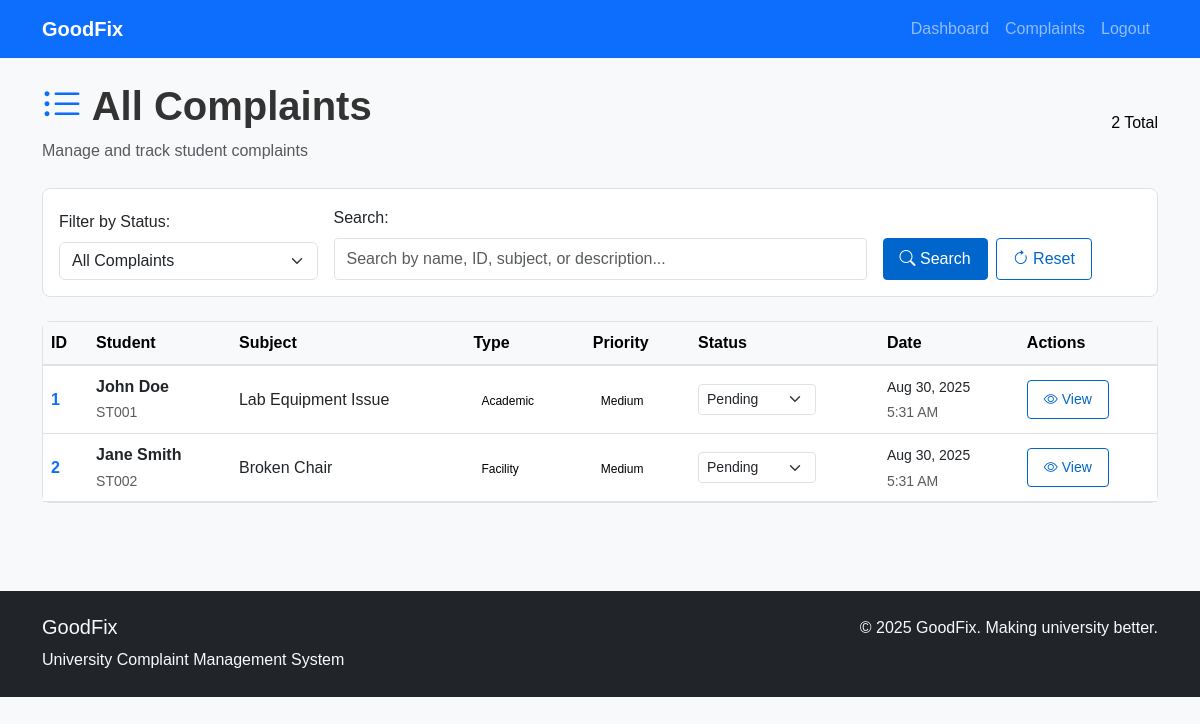
Screenshot of /admin/view_complaints.php (signed in) with the database file from the repository.
### tables this page shows
CREATE TABLE complaints (
    id INT PRIMARY KEY AUTO_INCREMENT,
    student_name VARCHAR(100) NOT NULL,
    student_id VARCHAR(20) NOT NULL,
    email VARCHAR(100) NOT NULL,
    faculty VARCHAR(50) NOT NULL,
    complaint_type VARCHAR(50) NOT NULL,
    subject VARCHAR(200) NOT NULL,
    description TEXT NOT NULL,
    status ENUM('pending', 'in_progress', 'resolved', 'closed') DEFAULT 'pending',
    priority ENUM('low', 'medium', 'high', 'urgent') DEFAULT 'medium',
    submitted_at TIMESTAMP DEFAULT CURRENT_TIMESTAMP,
    updated_at TIMESTAMP DEFAULT CURRENT_TIMESTAMP ON UPDATE CURRENT_TIMESTAMP
);

### admin/view_complaints.php (the view, shortened to what this page needs)
<?php
include '../includes/header.php';
include '../includes/db.php';
$filter = isset($_GET['filter']) ? $_GET['filter'] : '';
$search = isset($_GET['search']) ? trim($_GET['search']) : '';
$page = isset($_GET['page']) ? max(1, (int)$_GET['page']) : 1;
$per_page = 10;
$offset = ($page - 1) * $per_page;
$where_conditions = [];
$params = [];
$where_clause = $where_conditions ? 'WHERE ' . implode(' AND ', $where_conditions) : '';
$count_query = "SELECT COUNT(*) as total FROM complaints $where_clause";
$stmt = $pdo->prepare($count_query);
$stmt->execute($params);
$total_complaints = $stmt->fetch()['total'];
$query = "SELECT * FROM complaints $where_clause ORDER BY submitted_at DESC LIMIT $per_page OFFSET $offset";
$stmt = $pdo->prepare($query);
$stmt->execute($params);
$complaints = $stmt->fetchAll();
?>
<main>
    <div class="container py-4">
        <div class="d-flex justify-content-between align-items-center mb-4">
            <div>
                <h1 class="fw-bold">
                    <i class="bi bi-list-ul text-primary"></i> All Complaints
                </h1>
                <p class="text-muted mb-0">Manage and track student complaints</p>
            </div>
            <div>
                <span class="text-black"><?php echo $total_complaints; ?> Total</span>
            </div>
        </div>
        <div class="card mb-4">
            <div class="card-body">
                <form method="GET" class="row g-3 align-items-end">
                    <div class="col-md-3">
                        <label for="filter" class="form-label">Filter by Status:</label>
                        <select class="form-select" id="filter" name="filter">
                            <option value="">All Complaints</option>
                        </select>
                    </div>
                    <div class="col-md-6">
                        <label for="search" class="form-label">Search:</label>
                        <input type="text" class="form-control" id="search" name="search"
                               placeholder="Search by name, ID, subject, or description..."
                               value="<?php echo htmlspecialchars($search); ?>">
                    </div>
                    <div class="col-md-3">
                        <div class="d-flex gap-2">
                            <button type="submit" class="btn btn-primary">
                                <i class="bi bi-search"></i> Search
                            </button>
                            <a href="view_complaints.php" class="btn btn-outline-primary">
                                <i class="bi bi-arrow-clockwise"></i> Reset
                            </a>
                        </div>
                    </div>
                </form>
            </div>
        </div>
        <?php if (empty($complaints)): ?>
        <div class="card">
            <div class="card-body text-center py-5">
                <i class="bi bi-inbox fs-1 text-muted"></i>
                <h4 class="mt-3">No Complaints Found</h4>
                <p class="text-muted">
                    <?php if ($filter || $search): ?>
                    Try adjusting your search criteria or filters.
                    <?php else: ?>
                    No complaints have been submitted yet.
                    <?php endif; ?>
                </p>
                <a href="view_complaints.php" class="btn btn-primary">
                    <i class="bi bi-list-ul"></i> View All Complaints
                </a>
            </div>
        </div>
        <?php else: ?>
        <div class="card">
            <div class="table-responsive">
                <table class="table table-hover mb-0">
                    <thead class="table-light">
                        <tr>
                            <th>ID</th>
                            <th>Student</th>
                            <th>Subject</th>
                            <th>Type</th>
                            <th>Priority</th>
                            <th>Status</th>
                            <th>Date</th>
                            <th>Actions</th>
                        </tr>
                    </thead>
                    <tbody>
                        <?php foreach ($complaints as $complaint): ?>
                        <tr>
                            <td>
                                <a href="complaint_detail.php?id=<?php echo $complaint['id']; ?>" class="text-decoration-none fw-bold">
                                    <?php echo $complaint['id']; ?>
                                </a>
                            </td>
                            <td>
                                <div>
                                    <strong><?php echo htmlspecialchars($complaint['student_name']); ?></strong><br>
                                    <small class="text-muted"><?php echo htmlspecialchars($complaint['student_id']); ?></small>
                                </div>
                            </td>
                            <td>
                                <span class="text-truncate" style="max-width: 200px;" title="<?php echo htmlspecialchars($complaint['subject']); ?>">
                                    <?php echo htmlspecialchars($complaint['subject']); ?>
                                </span>
                            </td>
                            <td>
                                <span class="type">
                                    <?php echo htmlspecialchars($complaint['complaint_type']); ?>
                                </span>
                            </td>
                            <td>
                                <span class="priority">
                                    <?php echo ucfirst($complaint['priority']); ?>
                                </span>
                            </td>
                            <td>
                                <form method="POST" class="d-inline">
                                    <select name="status" class="form-select form-select-sm status-<?php echo $complaint['status']; ?>"
                                            onchange="this.form.submit()" style="width: auto;">
                                        <option value="pending" <?php echo $complaint['status'] == 'pending' ? 'selected' : ''; ?>>Pending</option>
                                    </select>
                                </form>
                            </td>
                            <td>
                                <small>
                                    <?php echo date('M j, Y', strtotime($complaint['submitted_at'])); ?><br>
                                    <span class="text-muted"><?php echo date('g:i A', strtotime($complaint['submitted_at'])); ?></span>
                                </small>
                            </td>
                            <td>
                                <a href="complaint_detail.php?id=<?php echo $complaint['id']; ?>" class="btn btn-sm btn-outline-primary">
                                    <i class="bi bi-eye"></i> View
                                </a>
                            </td>
                        </tr>
                        <?php endforeach; ?>
                    </tbody>
                </table>
            </div>
        </div>
        <?php endif; ?>
    </div>
</main>
<?php include '../includes/footer.php'; ?>

### css/style.css (style rules this page uses)
:root { --primary-color: #0066cc; --secondary-color: #6c757d; --success-color: #28a745; --warning-color: #ffc107; --danger-color: #dc3545; --light-gray: #f8f9fa; --border-color: #dee2e6; }
body { font-family: Arial, sans-serif; background-color: var(--light-gray); line-height: 1.6; color: #333; }
.card { border: 1px solid var(--border-color); border-radius: 8px; margin-bottom: 1rem; }
.priority { color: #000000; padding: 4px 8px; border-radius: 4px; font-size: 12px; }
.type { color: #000000; padding: 4px 8px; border-radius: 4px; font-size: 12px; }
.form-control { border: 1px solid var(--border-color); border-radius: 4px; padding: 8px 12px; }
.btn { padding: 8px 16px; border-radius: 4px; border: 1px solid transparent; text-decoration: none; display: inline-block; }
.btn-primary { background-color: var(--primary-color); border-color: var(--primary-color); color: white; }
.btn-outline-primary { color: var(--primary-color); border-color: var(--primary-color); background-color: white; }
.table { background-color: white; }
.table th { background-color: var(--light-gray); border-bottom: 2px solid var(--border-color); font-weight: bold; }
.table td { border-bottom: 1px solid var(--border-color); vertical-align: middle; }
*, *::before, *::after { transition: none !important; animation: none !important; }

### rows the page displays
complaints: id "1", student_name "John Doe", student "ST001", subject "Lab Equipment Issue", complaint_type "Academic", priority "Medium", status "Pending", submitted_at "Aug 30, 2025", submitted_at "5:31 AM"
complaints: id "2", student_name "Jane Smith", student "ST002", subject "Broken Chair", complaint_type "Facility", priority "Medium", status "Pending", submitted_at "Aug 30, 2025", submitted_at "5:31 AM"

### other values shown
$total_complaints "2"
